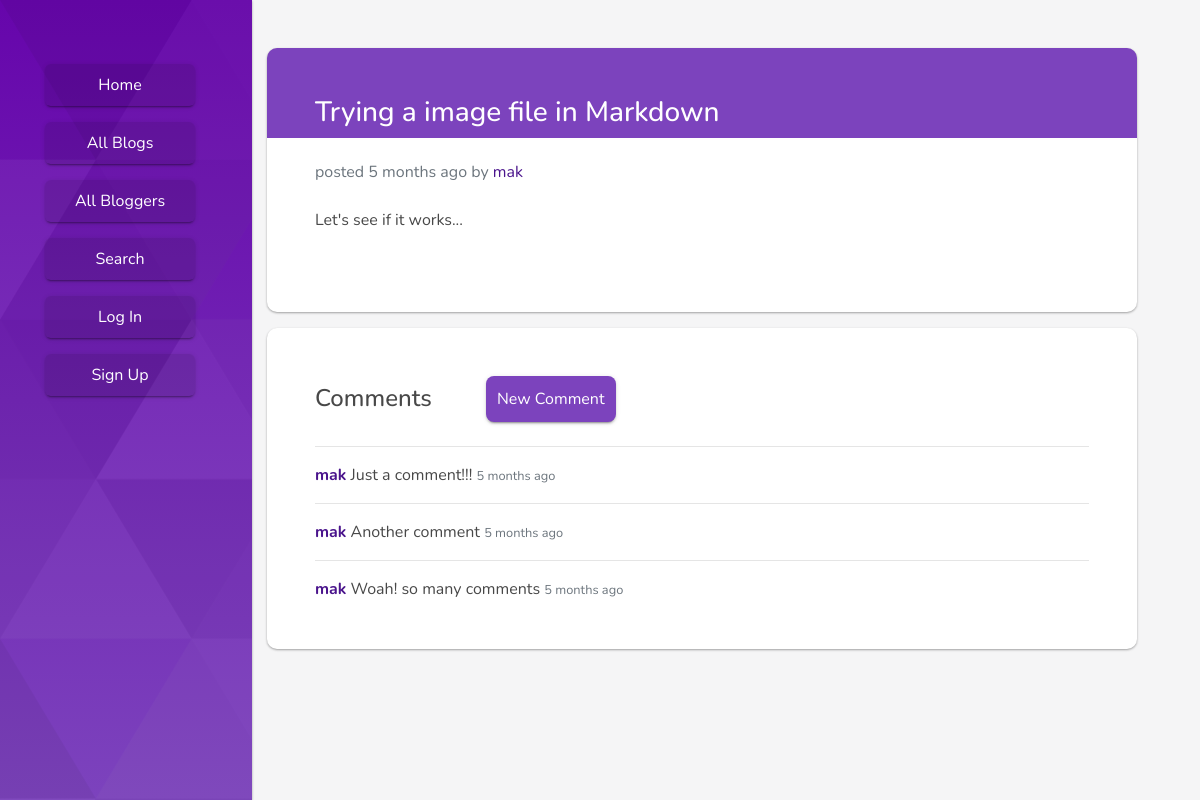
/blog/18/, run on the app's committed database.
### blog/models.py (models this page shows)
class Post(models.Model) :
    title = models.CharField(max_length=100)
    content = models.TextField(max_length=2000)
    created_at = models.DateTimeField(auto_now_add=True)
    created_by = models.ForeignKey(
        settings.AUTH_USER_MODEL, related_name='posts', on_delete=models.CASCADE)
    def get_post_as_markdown(self):
        return mark_safe(markdown(self.content, safe_mode='escape'))
    class Meta:
        ordering = ['-created_at']

class Comment(models.Model) :
    content = models.TextField(max_length=300)
    created_at = models.DateTimeField(auto_now_add=True)
    post = models.ForeignKey(
        Post, related_name='comments', on_delete=models.CASCADE)
    created_by = models.ForeignKey(
        settings.AUTH_USER_MODEL, related_name='comments', on_delete=models.CASCADE)

### accounts/models.py (models this page shows)
class User(AbstractUser):
    bio = models.CharField(max_length=200, null=True)
    email = models.CharField(max_length=50, null=True)
    is_blogger = models.BooleanField(default = False)

### blog/views.py (the view)
# urls.py: path('blog/<int:pk>/', views.PostView.as_view(), name='blog'),
class PostView(DetailView):
	model = Post
	context_object_name = 'post'
	template_name = 'blog/post.html'

### blog/templates/blog/post.html (shortened to what this page needs)
{% extends 'blog/base.html' %}
{% load humanize %}
{% block content %}
{% if post %}
    <div class="p-5 bg-white post-card">
        <div class='post-title'><h3>{{post.title}}</h3></div>
        <div class="text-muted"> posted {{ post.created_at|naturaltime}} by
            <a href="{% url 'blog:blogger' post.created_by %}">{{ post.created_by}}</a>
        </div>
        <div class="mt-4 post-content"> {{ post.get_post_as_markdown}} </div>
    </div>
{% endif %}
<div class="my-3 p-5 bg-white comment-card">
    <h4 class='comment-title'>Comments</h4>
    <a href="{% url 'blog:comment' post.id %}">
    <button class='btn bg-white mb-2 p-2 comment-btn'>New Comment</button>
    </a>
    {% if post.comments %}
        {% for comment in post.comments.all %}
            <div>
                <hr>
                {% if comment.created_by.is_blogger %}
                    <a href="{% url 'blog:blogger' post.created_by %}"><strong>{{ comment.created_by }}</strong></a>
                {% else %}
                    <strong>{{ comment.created_by }}</strong>
                {% endif %}
                <span>{{comment.content}}</span>
                <small class="text-muted">{{ comment.created_at|naturaltime}}</small>
            </div>
        {% endfor %}
</div>
{% endif %}
{% endblock %}

### blog/static/css/custom.css (style rules this page uses)
:root { --main-color: #7c43bd; }
body { background-color: #f5f5f6; color: #484848; font-family: "Nunito", sans-serif; }
a { color: #4a148c !important; }
.comment-title { display: inline-block; }
.comment-btn { margin-left: 50px; margin-bottom: 10px; }
.comment-btn, .submit-btn { display: block; border-radius: 8px; border: 3px solid transparent; background-color: var(--main-color) !important; color: white !important; box-shadow: 0 3px 1px -2px rgba(0, 0, 0, 0.2), 0 2px 2px 0 rgba(0, 0, 0, 0.14), 0 1px 5px 0 rgba(0, 0, 0, 0.12); }
.comment-btn { display: inline-block; }
.post-card { border-radius: 10px; background: linear-gradient(#7c43bd 90px, #fff 90px); box-shadow: 0 1px 3px rgba(0, 0, 0, 0.12), 0 1px 2px rgba(0, 0, 0, 0.24); }
.post-title { color: #fff; margin-bottom: 30px; }
.comment-card, .posts-card, .signin-form, .signup-form, .blogger-card, .comment-form, .post-form, .side-nav { transition: all 0.3s ease-in; border-radius: 10px; box-shadow: 0 1px 3px rgba(0, 0, 0, 0.12), 0 1px 2px rgba(0, 0, 0, 0.24); }

### data on the page
Post: title "Trying a image file in Markdown", created_at "5 months ago", created_by "mak", get_post_as_markdown "Let's see if it works..."
Comment: created_by "mak", content "Just a comment!!!", created_at "5 months ago"
Comment: created_by "mak", content "Another comment", created_at "5 months ago"
Comment: created_by "mak", content "Woah! so many comments", created_at "5 months ago"
